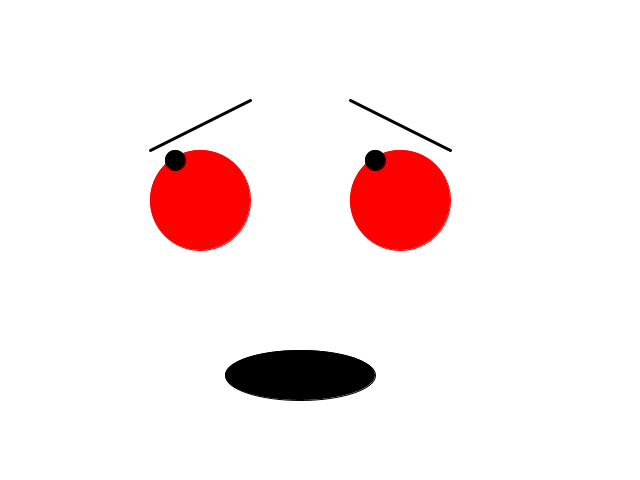
Frame 1 (no input)
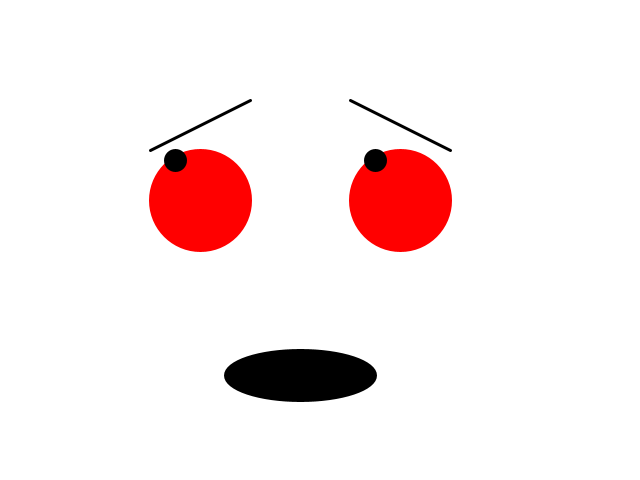
Frame 60 (the mouse pressed at the canvas centre just before this capture)
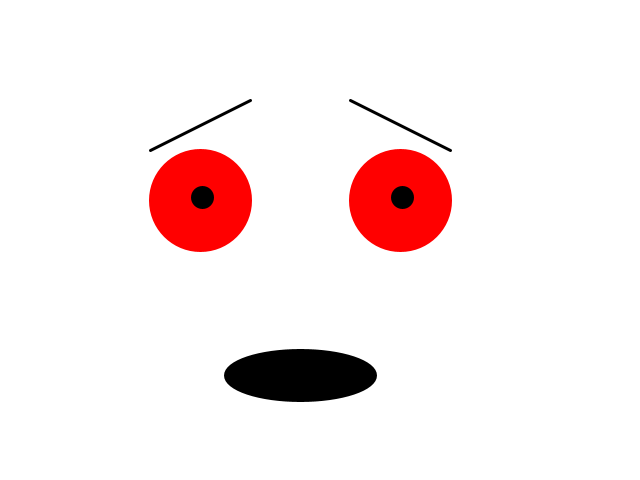
Frame 120 (the mouse held since frame 60 and released just before this capture)

The Processing sketch that drew these frames (run headless with seeded random() and noise(); from frame 60 on, the mouse is pressed at the canvas centre):

// Processing sketch: processing_185282
// ── processing_185282.pde

int x1, x2, y1, y2;
float xEye1;
float xEye2;
float yEye1;
float yEye2;
int c1,c2,c3;


void setup(){
  size (640, 480);
}

void draw(){
  background(255);
  fill(255,0,0);
  stroke(255,0,0);
  
  ellipse(200,200,100,100);
  ellipse(400,200,100,100);
  
  
  
  x1=0;
  y1=0;
  x2=0;
  y2=0;
  
  xEye1 = map(x1+mouseX, 0, 639, 175, 230);
  yEye1 = map(y1+mouseY, 0, 639, 160, 260);
   
  xEye2 = map(x2+mouseX, 0, 639, 375, 430); 
  yEye2 = map(y2+mouseY, 0, 639, 160, 260);
  
  fill(0,0,0);
  stroke(0,0,0);
  ellipse(xEye1, yEye1, 20, 20);
  ellipse(xEye2, yEye2, 20, 20);
  
  c1=0;
  c2=0;
  c3=0;
  
  fill(c1,c2,c3);
  stroke(c1,c2,c3);
  ellipse(300, 375, 150, 50);
  strokeWeight(3);
  line(150,150,250, 100);
  line(350,100,450,150);
  
  
}
